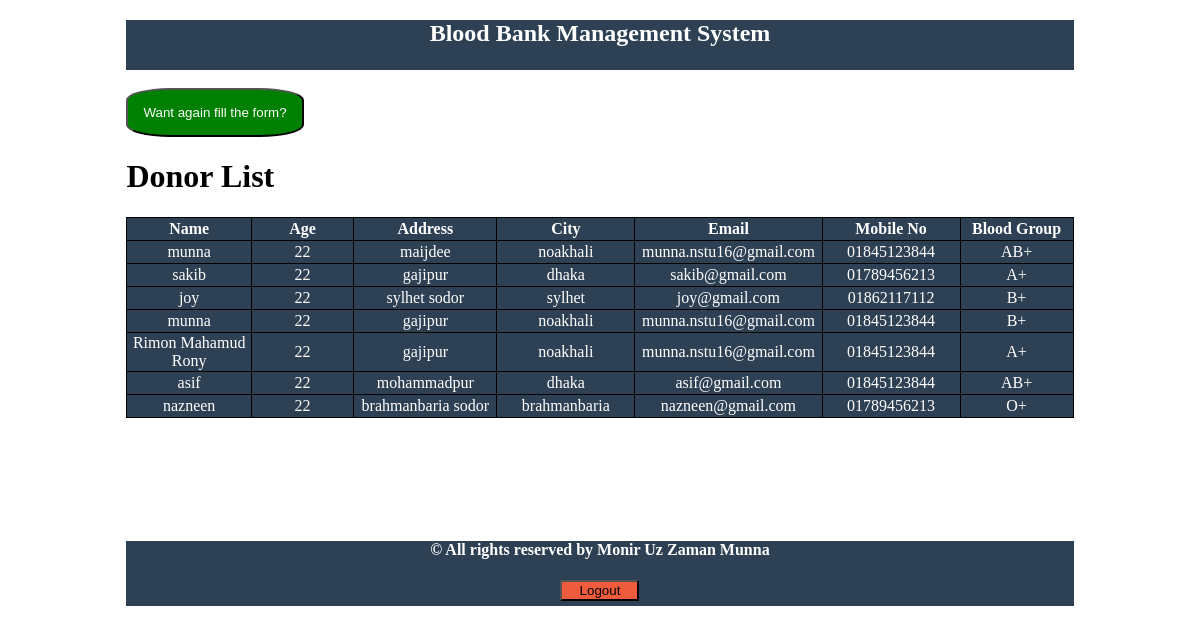
Page /donor-list.php (signed in) on the committed database.
### tables this page shows
CREATE TABLE `donor_registration` (
  `id` int(20) NOT NULL,
  `name` varchar(50) DEFAULT NULL,
  `age` varchar(20) DEFAULT NULL,
  `address` varchar(200) DEFAULT NULL,
  `city` varchar(15) DEFAULT NULL,
  `email` varchar(50) DEFAULT NULL,
  `mno` varchar(20) DEFAULT NULL,
  `bgroup` varchar(20) DEFAULT NULL
);

### donor-list.php (the view, shortened to what this page needs)
<?php
include('connection.php');
?>
<!DOCTYPE html>
<html>
<head>
	<link rel="stylesheet" type="text/css" href="css/s1.css">
</head>
<body>
<div id="full">
	<div id="inner-full">
	<div id="header">
		<h2 align="center"><a href="admin.php" style="text-decoration: none;color: white;">Blood Bank Management System</a></h2>
	</div>
			<div id="body">
				<br>
				<a href="donor-reg.php"><button type="button" style="background-color: green; color: white; padding: 15px; border-radius: 25%; ">Want again fill the form?</button></a><h1>Donor List</h1>
		<center>
				<div id="form" style="width: 100%; height: auto;">
					<table style="width: 100%; text-align: center; height: auto;">
						<tr style="border: 1px solid black;">
							<td ><center><b>Name</b></center></td>
							<td><center><b>Age</b></center></td>
							<td><center><b>Address</b></center></td>
							<td><center><b>City</b></center></td>
							<td><center><b>Email</b></center></td>
							<td><center><b>Mobile No</b></center></td>
							<td><center><b>Blood Group</b></center></td>
						</tr>
							<?php
		                		$data = $db->query("SELECT * FROM donor_registration")->fetchAll();
								foreach ($data as $r1)
								{
									echo '<tr>
				                       <td> <center>'.$r1["name"].' </center></td>
				                       <td> <center>'.$r1["age"].' </center></td>
				                       <td> <center>'.$r1["address"].' </center></td>
				                       <td> <center>'.$r1["city"].' </center></td>
				                       <td> <center>'.$r1["email"].' </center></td>
				                       <td> <center>'.$r1["mno"].' </center></td>
				                       <td> <center>'.$r1["bgroup"].' </center></td>
				                    </tr>';
								}
							?>
					</table>
			</div>
		</center>
    	</div>
	</div>
	<?php
		include 'footer.php';
	?>
</div>
        </body>
</html>

### css/s1.css (style rules this page uses)
#body { width: 100%; height: 450px; }
#full { width: 80%; margin-left: 10%; margin-right: 10%; height: auto; }
#inner-full { width: 100%; height: auto; margin:auto; }
#header { width: 100%; height: 50px; background-color:#2E4053; color: white; }
#form { width: 80%; height: auto; background-color: #2E4053; color: white; }

### donor-list.php (style rules this page uses)
td { width:200px; height:20px; }
A { text-decoration: none; }
table { border-collapse: collapse; }
table, td { border: 1px solid black; }

### rows in the picture
donor_registration: name "munna", age "22", address "maijdee", city "noakhali", email "munna.nstu16@gmail.com", mno "01845123844", bgroup "AB+"
donor_registration: name "sakib", age "22", address "gajipur", city "dhaka", email "sakib@gmail.com", mno "01789456213", bgroup "A+"
donor_registration: name "joy", age "22", address "sylhet sodor", city "sylhet", email "joy@gmail.com", mno "01862117112", bgroup "B+"
donor_registration: name "munna", age "22", address "gajipur", city "noakhali", email "munna.nstu16@gmail.com", mno "01845123844", bgroup "B+"
donor_registration: name "Rimon Mahamud Rony", age "22", address "gajipur", city "noakhali", email "munna.nstu16@gmail.com", mno "01845123844", bgroup "A+"
donor_registration: name "asif", age "22", address "mohammadpur", city "dhaka", email "asif@gmail.com", mno "01845123844", bgroup "AB+"
donor_registration: name "nazneen", age "22", address "brahmanbaria sodor", city "brahmanbaria", email "nazneen@gmail.com", mno "01789456213", bgroup "O+"
